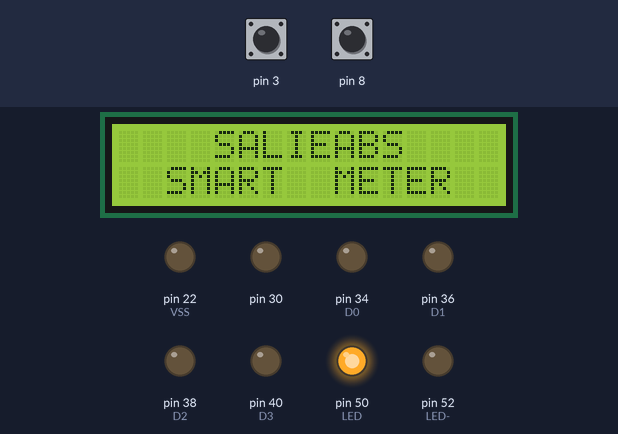
A sketch run on a simulated Arduino Mega 2560, built with avr-gcc and run on an emulated ATmega2560. Shown: 16×2 character LCD, output pins drawn as LEDs (lit = HIGH). The inputs (shaded band) are chosen by the test bench; at power-on: pin 3 HIGH, pin 8 HIGH. EEPROM starts erased; the modem accepts every AT command (registered, SIM ready, sends succeed) and sends nothing else; pins used as bus, display or sensor lines are not drawn; what the sketch prints to the serial monitor is not drawn.

Above: at 20.2 s.
At 21.2 s:
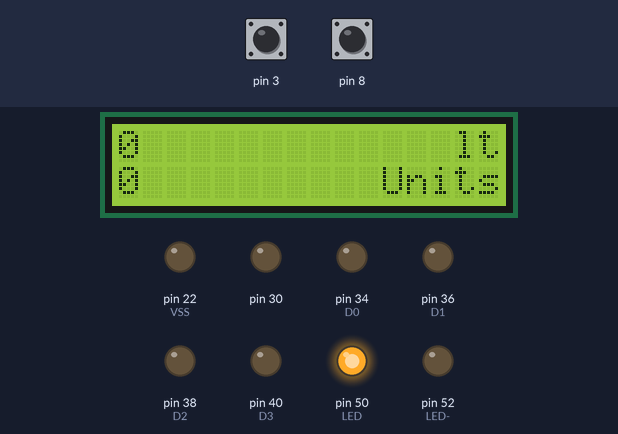

Measured:
- what the display in image 0 shows lasts 1.0 s, from 20.1 s to 21.1 s

The sketch:

ScmcWaterflow_PUl_Up.ino
```cpp
/*

  Project Name: Salem Corporation Smart Water Meter
  Filename:  ScmcWaterflow.ino
  Functions: setup(),loop(), Eepromread(),check(),flowCal(), EepromWrite(), print2Serial(),showLCD(Unsigned long,Unsigned long),falconClient(String)
  Global Variables:  Litre_Str, litres_long, lit_total, Sum, units, units_str,previousTime,currentTime,devID,jsn,FlowFrequency;

*/


#include <LiquidCrystal.h>   //Include library for LCD
#include <SoftwareSerial.h>  //Include library Software Serial for Uno
#include <EEPROM.h>          // Include library for EEPROM
#include <String.h>          //Include library for String


char addr[10] = {'0', '1', '2', '3', '4', '5', '6', '7', '8', '9'}; //To Store 10 Bit Address for 10 Value Storage
char value[30];        // To change String to Char for eeprom Write
char result_Bit_13, result_Bit_12, result_Bit_11, result_Bit_10, result_Bit_9, result_Bit_8, result_Bit_7, result_Bit_6, result_Bit_5, result_Bit_4, result_Bit_3, result_Bit_2, result_Bit_1, result_Bit_0;
// To Store Each Address from 0 to 9

String Litre_Str;            //Litre string  to Website
unsigned long litres_long = 0; //To Store Pulse from Interrupt
String lit_total;           //Sum value String
unsigned long Sum ;         // To Add Value Frequently after Interrupt
unsigned long units;       //To Store value (total_litres/1000)
String units_str;          //for String Conversion
unsigned long previousTime = 0; // Millis Calculation
unsigned long currentTime = 0;
unsigned long tmr_20s = 0, tmr_ping = 0; // Millis Calculation
unsigned long devID = 1000000001;     //CC - Two Digit City Code,ZZ - Two Digit Zone Code,WW - Two Digit Ward Code,DDDD - 4 digit device ID
String jsn;       // To Store Url for data Push
unsigned long FlowFrequency = 0; // Store Pulse Count from UniPolar Sensor

LiquidCrystal lcd(28, 32, 42, 44, 46, 48);    //digital pins for LCD Function

/*
  Function Name:  ISR
  Input: NIL
  Output: NIL
  Logic: Interrupt Service Routine that will get executed whenever flow meter gives a Falling edge
*/
void interrupt()
{
  FlowFrequency++;
}

void setup()
{
   //delay(300000);                   //delay 5 Min
  pinMode(3, INPUT_PULLUP);
  pinMode(8, INPUT_PULLUP);
  delay(5000);
  int State= digitalRead(8);
  Serial.println(State);
  if(State==0)
  {
  Reset();
  }

  Serial.begin(9600);
  Serial1.begin(2400);
  delay(15000);
  Serial.println("Setup_begin");
  pinMode(22, OUTPUT);  //VSS
  digitalWrite(22, LOW);
  pinMode(24, OUTPUT);  //Vcc
  digitalWrite(24, HIGH);
  //pinMode(26,OUTPUT);   //Vee
  //digitalWrite(26,LOW);
  pinMode(30, OUTPUT);  //R/W
  digitalWrite(30, LOW);
  pinMode(34, OUTPUT);  //D0
  digitalWrite(34, LOW);
  pinMode(36, OUTPUT);  //D1
  digitalWrite(36, LOW);
  pinMode(38, OUTPUT);  //D2
  digitalWrite(38, LOW);
  pinMode(40, OUTPUT);  //D3
  digitalWrite(40, LOW);
  pinMode(50, OUTPUT);  //LED+
  digitalWrite(50, HIGH);
  pinMode(52, OUTPUT);  //LED-
  digitalWrite(52, LOW);
  lcd.begin(16, 2);
  lcd.clear();
  lcd.setCursor(4, 0);
  lcd.print("SALIEABS");
  lcd.setCursor(0, 1);
  lcd.print("  SMART  METER  ");
  Eepromread();
  attachInterrupt(1, interrupt, FALLING);
  Serial.println("Setup_End");

}

void loop()
{

  if(tmr_20s == 0 || currentTime - tmr_20s >= 20000)
  {
    flowCal();
    EepromWrite();
    print2Serial();
    showLCD(Sum, units);
    tmr_20s = millis();
  }
  if(tmr_ping == 0 || currentTime - tmr_ping >= 7200000)        //43200000 for half day  //86400000 for one day //21600000 for 6hrs  //3600000 for 1hr  //10800000 for 3 hors//7200000 for 2hrs//60000 for 1 min //600000 for 10mins
  {
    falconClient(jsn);
    tmr_ping = millis();
  }
  currentTime = millis();
}

/*
  Function Name:  Eepromread
  Input: NIL
  Output: NIL
  Logic: Read Address value from 0 to 9
*/
void Eepromread()
{
  result_Bit_9 = EEPROM.read(addr[0]);
  result_Bit_8 = EEPROM.read(addr[1]);
  result_Bit_7 = EEPROM.read(addr[2]);
  result_Bit_6 = EEPROM.read(addr[3]);
  result_Bit_5 = EEPROM.read(addr[4]);
  result_Bit_4 = EEPROM.read(addr[5]);
  result_Bit_3 = EEPROM.read(addr[6]);
  result_Bit_2 = EEPROM.read(addr[7]);
  result_Bit_1 = EEPROM.read(addr[8]);
  result_Bit_0 = EEPROM.read(addr[9]);
  char temp[30] = {result_Bit_9, result_Bit_8, result_Bit_7, result_Bit_6, result_Bit_5, result_Bit_4, result_Bit_3, result_Bit_2, result_Bit_1, result_Bit_0};
  Sum = atol(temp);
}

void Reset()
{
   for (int i = 0; i < 512; i++)
  {
    EEPROM.write(i,0);
  }
  delay(1000);
}


/*

  Function Name:  flowCal
  Input: NIL
  Output: NIL
  Logic:The Function Calculates every 20 Seconds  Sum of Litres (Sum) and Units(1000/perUnit).
*/
void flowCal()
{
  Serial.println("FLOW CAl Begin");
//  for (int i = 1; i <= 2; i++)
//  {
//    delay(10000);
//  }
  litres_long = FlowFrequency;
  Sum = Sum + litres_long;
  Litre_Str = String(litres_long);
  lit_total = String(Sum);
  units = (Sum / 1000);
  units_str = String(units);
  FlowFrequency = 0;

  //Uncomment the following two lines to send to water.salieabs.com
//  jsn = "AT+HTTPPARA=\"URL\",\"http://water.salieabs.com/Api/getDeviceData.aspx?deviceid=";
//  jsn = jsn + devID + "&slotreading=" + units_str + "&meterreading=" + lit_total + "&warningcode=01\"";

  //Uncomment the following two lines to send to track.salieabs.com
  jsn = "AT+HTTPPARA=\"URL\",\"http://track.salieabs.com/json/AddTrackDetails.aspx?deviceid=4";
  jsn = jsn + "&analog0=" + lit_total + "&analog1="+ units_str +"&analog2=0&analog3=0&analog4=0&analog5=0&digital0=0&digital1=0&digital2=0&digital3=0&digital4=0&digital5=0&serial0=A&serial1=0&serial2=0&serial3=0&latitude=+1130.6059&longitude=+7806.0677&keypad=0&customstring=SCMC%20falcon%20message1\"";

  Serial.println("FLOW CAl END");
}

/*

  Function Name:  EepromWrite
  Input: NIL
  Output: NIL
  Logic:The Function Writes Total Number of Litres Consumed in EEPROM from Address 0 to 10
*/
void EepromWrite()
{
  lit_total.toCharArray(value, 11);
  for (int i = 0; i < 11; i++)
  {
    EEPROM.write(addr[i], value[i]);
  }
  delay(1000);
}

/*
  Function Name:  showLCD
  Logic:The Function Displays Total Number of Litres Consumed in Row 0 and Units in Row 1
*/
void showLCD(unsigned long thisSample, unsigned long cumulative)
{
  lcd.clear();
  lcd.setCursor(14, 0);
  lcd.print("lt");
  lcd.setCursor(0, 0);
  lcd.print(thisSample);
  lcd.setCursor(11, 1);
  lcd.print("Units");
  lcd.setCursor(0, 1);
  lcd.print(cumulative);
}

/*
  Function Name:  print2Serial
  Logic:The Function Displays Total Number of Litres Consumed and Units in Serial Monitor
*/
void print2Serial()
{
  Serial.print(Sum);
  Serial.print(",");
  Serial.println(units);
  //Serial.println(lit_total);
}

/*
  Function Name:  parseCmd
  Logic:The Function Communicates With GSM for Pushing Data
*/
void parseCmd(String command)
{
  //Serial.print("Command: ");
  //Serial.println(command);
  Serial1.println(command);
  delay(200);
  //Serial.print("Response: ");
  while (Serial1.available() > 0)
  {
    Serial.print(char(Serial1.read()));
  }
}

/*

  Function Name:  falconClient
  Input: NIL
  Output: NIL
  Logic:The Function fetches data to the Server
*/
void falconClient(String json)
{
  parseCmd("AT"); //Check AT
  parseCmd("ATE0");
  parseCmd("AT+SAPBR=3,1,\"ConType\",\"GPRS\"");  //Init GPRS
  parseCmd("AT+SAPBR=3,1,\"APN\",\"www\"");   //Init APN
  parseCmd("AT+SAPBR =1,1");    //ENable GPRS & Get IP Address
  parseCmd("AT+SAPBR=2,1");     //Check IP address
  //parseCmd("ATD9791848808;"); //dial a call
  parseCmd("AT+HTTPINIT");
  parseCmd("AT+HTTPPARA=\"CID\",1");
  parseCmd(json);
  parseCmd("AT+HTTPACTION=0");
  parseCmd("AT+HTTPREAD");
  Serial.println("End of JSON Call\n\n");
  delay(5000);
}
```
